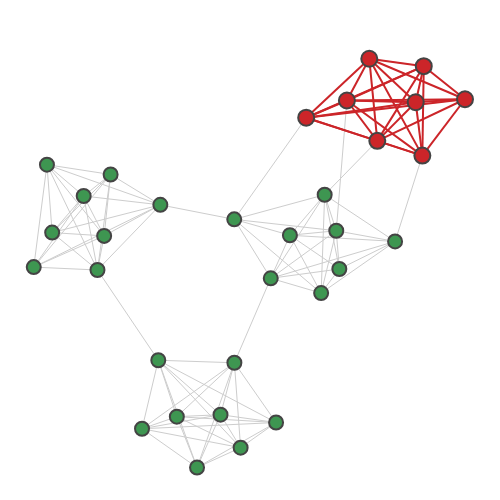

Source (notebook cell):
### Code cell
plot.graph(G_ul, dense[8][0][1])

### Figure 1 — Plotly figure (JSON) as saved in the notebook; plotly's stock layout.template omitted (floating-point values rounded to 4 significant figures; data arrays with more than 128 entries replaced by an {"elided": "..."} marker saying what was removed)
{"data": [{"hoverinfo": "none", "line": {"color": "#CDCDCD", "width": 1}, "mode": "lines", "type": "scatter", "x": {"elided": "348 float values"}, "y": {"elided": "348 float values"}}, {"hoverinfo": "none", "line": {"color": "#cc2529", "width": 2}, "mode": "lines", "type": "scatter", "x": [0.915, 0.7402, null, 0.915, 0.7342, null, 0.915, 0.2418, null, 0.915, 0.5432, null, 0.915, 0.706, null, 0.915, 0.4143, null, 0.915, 0.5093, null, 0.7402, 0.7342, null, 0.7402, 0.2418, null, 0.7402, 0.5432, null, 0.7402, 0.706, null, 0.7402, 0.4143, null, 0.7402, 0.5093, null, 0.7342, 0.2418, null, 0.7342, 0.5432, null, 0.7342, 0.706, null, 0.7342, 0.4143, null, 0.7342, 0.5093, null, 0.2418, 0.5432, null, 0.2418, 0.706, null, 0.2418, 0.4143, null, 0.2418, 0.5093, null, 0.5432, 0.706, null, 0.5432, 0.4143, null, 0.5432, 0.5093, null, 0.706, 0.4143, null, 0.706, 0.5093, null, 0.4143, 0.5093, null], "y": [0.662, 0.8113, null, 0.662, 0.4076, null, 0.662, 0.5785, null, 0.662, 0.4741, null, 0.662, 0.6485, null, 0.662, 0.6563, null, 0.662, 0.8447, null, 0.8113, 0.4076, null, 0.8113, 0.5785, null, 0.8113, 0.4741, null, 0.8113, 0.6485, null, 0.8113, 0.6563, null, 0.8113, 0.8447, null, 0.4076, 0.5785, null, 0.4076, 0.4741, null, 0.4076, 0.6485, null, 0.4076, 0.6563, null, 0.4076, 0.8447, null, 0.5785, 0.4741, null, 0.5785, 0.6485, null, 0.5785, 0.6563, null, 0.5785, 0.8447, null, 0.4741, 0.6485, null, 0.4741, 0.6563, null, 0.4741, 0.8447, null, 0.6485, 0.6563, null, 0.6485, 0.8447, null, 0.6563, 0.8447, null]}, {"hoverinfo": "text", "marker": {"color": "#3e9651", "line": {"width": 2}, "size": 14}, "mode": "markers", "text": ["0", "1", "2", "3", "4", "5", "6", "7", "8", "9", "10", "11", "12", "13", "14", "15", "16", "17", "18", "19", "20", "21", "22", "23", "24", "25", "26", "27", "28", "29", "30", "31"], "type": "scatter", "x": [0.915, 0.7402, 0.7342, 0.2418, 0.5432, 0.706, 0.4143, 0.5093, -0.5872, -0.857, -0.7014, -0.3765, -0.643, -0.835, -0.913, -0.6147, 0.1728, 0.6186, 0.3052, -0.06316, 0.3201, 0.3823, 0.09155, 0.3693, -0.03613, -0.3851, -0.4541, -0.3066, -0.2209, -0.1214, 0.1141, -0.06254], "y": [0.662, 0.8113, 0.4076, 0.5785, 0.4741, 0.6485, 0.6563, 0.8447, 0.3224, 0.3667, 0.2253, 0.1853, -0.1087, 0.06015, -0.09564, 0.04532, 0.04821, 0.02023, -0.2129, 0.1198, 0.231, -0.1041, -0.1461, 0.06842, -0.9106, -0.5159, -0.8251, -0.7706, -1.0, -0.7617, -0.797, -0.5274]}, {"hoverinfo": "text", "marker": {"color": "#cc2529", "line": {"width": 2}, "size": 16}, "mode": "markers", "text": ["0", "1", "2", "3", "4", "5", "6", "7"], "type": "scatter", "x": [0.915, 0.7402, 0.7342, 0.2418, 0.5432, 0.706, 0.4143, 0.5093], "y": [0.662, 0.8113, 0.4076, 0.5785, 0.4741, 0.6485, 0.6563, 0.8447]}], "layout": {"height": 500, "hovermode": "closest", "margin": {"b": 0, "l": 0, "r": 0, "t": 25}, "plot_bgcolor": "#ffffff", "showlegend": false, "width": 500, "xaxis": {"showgrid": false, "showticklabels": false, "zeroline": false}, "yaxis": {"showgrid": false, "showticklabels": false, "zeroline": false}}}
